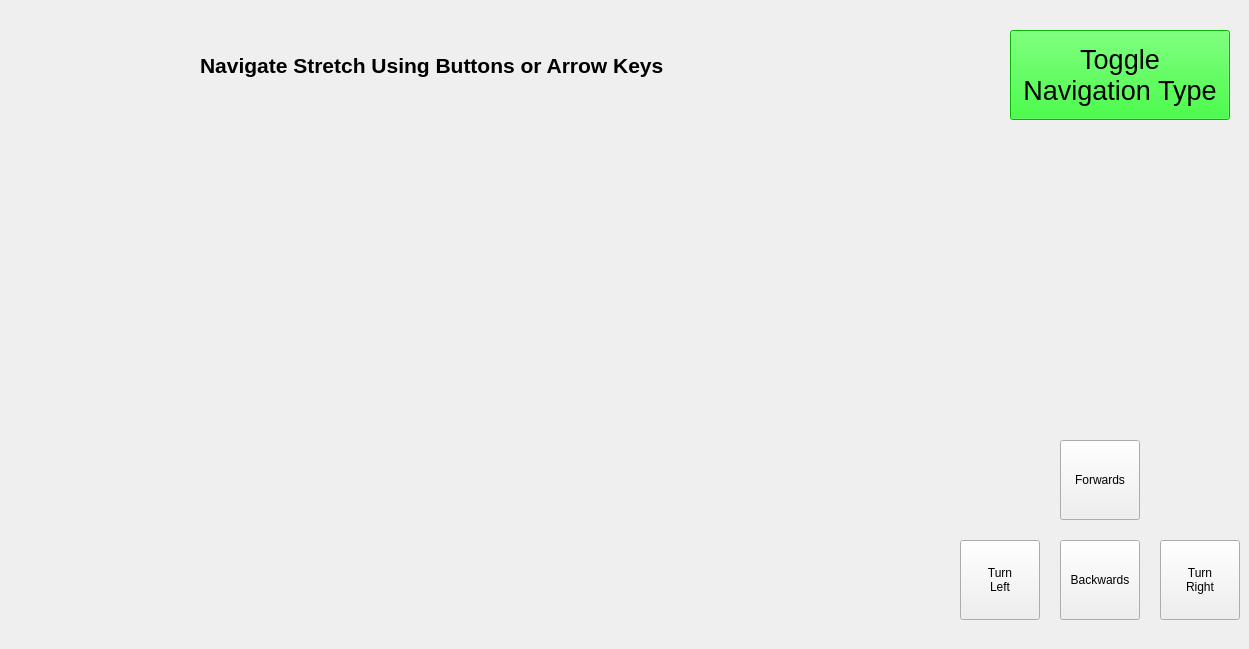
    <widget class="QWidget" name="page_6">
     <widget class="SceneViewer" name="DisplayCamera_2">
      <property name="enabled">
       <bool>true</bool>
      </property>
      <property name="geometry">
       <rect>
        <x>10</x>
        <y>100</y>
        <width>960</width>
        <height>540</height>
       </rect>
      </property>
      <property name="frameShape">
       <enum>QFrame::NoFrame</enum>
      </property>
      <property name="text">
       <string/>
      </property>
      <property name="pixmap">
       <pixmap>../../stretch_uml/src/stretch_uml/loading_icon.png</pixmap>
      </property>
      <property name="scaledContents">
       <bool>true</bool>
      </property>
     </widget>
     <widget class="QPushButton" name="ButtonTurnRight">
      <property name="geometry">
       <rect>
        <x>1160</x>
        <y>540</y>
        <width>80</width>
        <height>80</height>
       </rect>
      </property>
      <property name="text">
       <string>Turn
Right</string>
      </property>
     </widget>
     <widget class="QLabel" name="InstructionLabelPage6">
      <property name="geometry">
       <rect>
        <x>200</x>
        <y>40</y>
        <width>550</width>
        <height>50</height>
       </rect>
      </property>
      <property name="palette">
       <palette>
        <active>
         <colorrole role="Button">
          <brush brushstyle="SolidPattern">
           <color alpha="255">
            <red>255</red>
            <green>255</green>
            <blue>255</blue>
           </color>
          </brush>
         </colorrole>
         <colorrole role="Midlight">
          <brush brushstyle="SolidPattern">
           <color alpha="255">
            <red>255</red>
            <green>255</green>
            <blue>255</blue>
           </color>
          </brush>
         </colorrole>
         <colorrole role="Dark">
          <brush brushstyle="SolidPattern">
           <color alpha="255">
            <red>127</red>
            <green>127</green>
            <blue>127</blue>
           </color>
          </brush>
         </colorrole>
         <colorrole role="Mid">
          <brush brushstyle="SolidPattern">
           <color alpha="255">
            <red>170</red>
            <green>170</green>
            <blue>170</blue>
           </color>
          </brush>
         </colorrole>
         <colorrole role="Window">
          <brush brushstyle="SolidPattern">
           <color alpha="255">
            <red>255</red>
            <green>255</green>
            <blue>255</blue>
           </color>
          </brush>
         </colorrole>
         <colorrole role="Shadow">
          <brush brushstyle="SolidPattern">
           <color alpha="255">
            <red>0</red>
            <green>0</green>
            <blue>0</blue>
           </color>
          </brush>
         </colorrole>
         <colorrole role="AlternateBase">
          <brush brushstyle="SolidPattern">
           <color alpha="255">
            <red>255</red>
            <green>255</green>
            <blue>255</blue>
           </color>
          </brush>
         </colorrole>
        </active>
        <inactive>
         <colorrole role="Button">
          <brush brushstyle="SolidPattern">
           <color alpha="255">
            <red>255</red>
            <green>255</green>
            <blue>255</blue>
           </color>
          </brush>
         </colorrole>
         <colorrole role="Midlight">
          <brush brushstyle="SolidPattern">
           <color alpha="255">
            <red>255</red>
            <green>255</green>
            <blue>255</blue>
           </color>
          </brush>
         </colorrole>
         <colorrole role="Dark">
          <brush brushstyle="SolidPattern">
           <color alpha="255">
            <red>127</red>
            <green>127</green>
            <blue>127</blue>
           </color>
          </brush>
         </colorrole>
         <colorrole role="Mid">
          <brush brushstyle="SolidPattern">
           <color alpha="255">
            <red>170</red>
            <green>170</green>
            <blue>170</blue>
           </color>
          </brush>
         </colorrole>
         <colorrole role="Window">
          <brush brushstyle="SolidPattern">
           <color alpha="255">
            <red>255</red>
            <green>255</green>
            <blue>255</blue>
           </color>
          </brush>
         </colorrole>
         <colorrole role="Shadow">
          <brush brushstyle="SolidPattern">
           <color alpha="255">
            <red>0</red>
            <green>0</green>
            <blue>0</blue>
           </color>
          </brush>
         </colorrole>
         <colorrole role="AlternateBase">
          <brush brushstyle="SolidPattern">
           <color alpha="255">
            <red>255</red>
            <green>255</green>
            <blue>255</blue>
           </color>
          </brush>
         </colorrole>
        </inactive>
        <disabled>
         <colorrole role="Button">
          <brush brushstyle="SolidPattern">
           <color alpha="255">
            <red>255</red>
            <green>255</green>
            <blue>255</blue>
           </color>
          </brush>
         </colorrole>
         <colorrole role="Midlight">
          <brush brushstyle="SolidPattern">
           <color alpha="255">
            <red>255</red>
            <green>255</green>
            <blue>255</blue>
           </color>
          </brush>
         </colorrole>
         <colorrole role="Dark">
          <brush brushstyle="SolidPattern">
           <color alpha="255">
            <red>127</red>
            <green>127</green>
            <blue>127</blue>
           </color>
          </brush>
         </colorrole>
         <colorrole role="Mid">
          <brush brushstyle="SolidPattern">
           <color alpha="255">
            <red>170</red>
            <green>170</green>
            <blue>170</blue>
           </color>
          </brush>
         </colorrole>
         <colorrole role="Window">
          <brush brushstyle="SolidPattern">
           <color alpha="255">
            <red>255</red>
            <green>255</green>
            <blue>255</blue>
           </color>
          </brush>
         </colorrole>
         <colorrole role="Shadow">
          <brush brushstyle="SolidPattern">
           <color alpha="255">
            <red>0</red>
            <green>0</green>
            <blue>0</blue>
           </color>
          </brush>
         </colorrole>
         <colorrole role="AlternateBase">
          <brush brushstyle="SolidPattern">
           <color alpha="255">
            <red>255</red>
            <green>255</green>
            <blue>255</blue>
           </color>
          </brush>
         </colorrole>
        </disabled>
       </palette>
      </property>
      <property name="font">
       <font>
        <pointsize>16</pointsize>
        <bold>true</bold>
       </font>
      </property>
      <property name="frameShape">
       <enum>QFrame::NoFrame</enum>
      </property>
      <property name="text">
       <string>Navigate Stretch Using Buttons or Arrow Keys</string>
      </property>
      <property name="scaledContents">
       <bool>false</bool>
      </property>
     </widget>
     <widget class="QPushButton" name="ButtonBackwards">
      <property name="geometry">
       <rect>
        <x>1060</x>
        <y>540</y>
        <width>80</width>
        <height>80</height>
       </rect>
      </property>
      <property name="text">
       <string>Backwards</string>
      </property>
     </widget>
     <widget class="QPushButton" name="ButtonTurnLeft">
      <property name="geometry">
       <rect>
        <x>960</x>
        <y>540</y>
        <width>80</width>
        <height>80</height>
       </rect>
      </property>
      <property name="text">
       <string>Turn
Left</string>
      </property>
     </widget>
     <widget class="QPushButton" name="ButtonForward">
      <property name="geometry">
       <rect>
        <x>1060</x>
        <y>440</y>
        <width>80</width>
        <height>80</height>
       </rect>
      </property>
      <property name="text">
       <string>Forwards</string>
      </property>
     </widget>
     <widget class="QPushButton" name="ButtonToggleNavType_2">
      <property name="geometry">
       <rect>
        <x>1010</x>
        <y>30</y>
        <width>220</width>
        <height>90</height>
       </rect>
      </property>
      <property name="palette">
       <palette>
        <active>
         <colorrole role="Button">
          <brush brushstyle="SolidPattern">
           <color alpha="255">
            <red>0</red>
            <green>255</green>
            <blue>0</blue>
           </color>
          </brush>
         </colorrole>
         <colorrole role="Light">
          <brush brushstyle="SolidPattern">
           <color alpha="255">
            <red>127</red>
            <green>255</green>
            <blue>127</blue>
           </color>
          </brush>
         </colorrole>
         <colorrole role="Midlight">
          <brush brushstyle="SolidPattern">
           <color alpha="255">
            <red>63</red>
            <green>255</green>
            <blue>63</blue>
           </color>
          </brush>
         </colorrole>
         <colorrole role="Dark">
          <brush brushstyle="SolidPattern">
           <color alpha="255">
            <red>0</red>
            <green>127</green>
            <blue>0</blue>
           </color>
          </brush>
         </colorrole>
         <colorrole role="Mid">
          <brush brushstyle="SolidPattern">
           <color alpha="255">
            <red>0</red>
            <green>170</green>
            <blue>0</blue>
           </color>
          </brush>
         </colorrole>
         <colorrole role="Window">
          <brush brushstyle="SolidPattern">
           <color alpha="255">
            <red>0</red>
            <green>255</green>
            <blue>0</blue>
           </color>
          </brush>
         </colorrole>
         <colorrole role="Shadow">
          <brush brushstyle="SolidPattern">
           <color alpha="255">
            <red>0</red>
            <green>0</green>
            <blue>0</blue>
           </color>
          </brush>
         </colorrole>
         <colorrole role="AlternateBase">
          <brush brushstyle="SolidPattern">
           <color alpha="255">
            <red>127</red>
            <green>255</green>
            <blue>127</blue>
           </color>
          </brush>
         </colorrole>
        </active>
        <inactive>
         <colorrole role="Button">
          <brush brushstyle="SolidPattern">
           <color alpha="255">
            <red>0</red>
            <green>255</green>
            <blue>0</blue>
           </color>
          </brush>
         </colorrole>
         <colorrole role="Light">
          <brush brushstyle="SolidPattern">
           <color alpha="255">
            <red>127</red>
            <green>255</green>
            <blue>127</blue>
           </color>
          </brush>
         </colorrole>
         <colorrole role="Midlight">
          <brush brushstyle="SolidPattern">
           <color alpha="255">
            <red>63</red>
            <green>255</green>
            <blue>63</blue>
           </color>
          </brush>
         </colorrole>
         <colorrole role="Dark">
          <brush brushstyle="SolidPattern">
           <color alpha="255">
            <red>0</red>
            <green>127</green>
            <blue>0</blue>
           </color>
          </brush>
         </colorrole>
         <colorrole role="Mid">
          <brush brushstyle="SolidPattern">
           <color alpha="255">
            <red>0</red>
            <green>170</green>
            <blue>0</blue>
           </color>
          </brush>
         </colorrole>
         <colorrole role="Window">
          <brush brushstyle="SolidPattern">
           <color alpha="255">
            <red>0</red>
            <green>255</green>
            <blue>0</blue>
           </color>
          </brush>
         </colorrole>
         <colorrole role="Shadow">
          <brush brushstyle="SolidPattern">
           <color alpha="255">
            <red>0</red>
            <green>0</green>
            <blue>0</blue>
           </color>
          </brush>
         </colorrole>
         <colorrole role="AlternateBase">
          <brush brushstyle="SolidPattern">
           <color alpha="255">
            <red>127</red>
            <green>255</green>
            <blue>127</blue>
           </color>
          </brush>
         </colorrole>
        </inactive>
        <disabled>
         <colorrole role="Button">
          <brush brushstyle="SolidPattern">
           <color alpha="255">
            <red>0</red>
            <green>255</green>
            <blue>0</blue>
           </color>
          </brush>
         </colorrole>
         <colorrole role="Light">
          <brush brushstyle="SolidPattern">
           <color alpha="255">
            <red>127</red>
            <green>255</green>
            <blue>127</blue>
           </color>
          </brush>
         </colorrole>
         <colorrole role="Midlight">
          <brush brushstyle="SolidPattern">
           <color alpha="255">
            <red>63</red>
            <green>255</green>
            <blue>63</blue>
           </color>
          </brush>
         </colorrole>
         <colorrole role="Dark">
          <brush brushstyle="SolidPattern">
           <color alpha="255">
            <red>0</red>
            <green>127</green>
            <blue>0</blue>
           </color>
          </brush>
         </colorrole>
         <colorrole role="Mid">
          <brush brushstyle="SolidPattern">
           <color alpha="255">
            <red>0</red>
            <green>170</green>
            <blue>0</blue>
           </color>
          </brush>
         </colorrole>
         <colorrole role="Window">
          <brush brushstyle="SolidPattern">
           <color alpha="255">
            <red>0</red>
            <green>255</green>
            <blue>0</blue>
           </color>
          </brush>
         </colorrole>
         <colorrole role="Shadow">
          <brush brushstyle="SolidPattern">
           <color alpha="255">
            <red>0</red>
            <green>0</green>
            <blue>0</blue>
           </color>
          </brush>
         </colorrole>
         <colorrole role="AlternateBase">
          <brush brushstyle="SolidPattern">
           <color alpha="255">
            <red>0</red>
            <green>255</green>
            <blue>0</blue>
           </color>
          </brush>
         </colorrole>
        </disabled>
       </palette>
      </property>
      <property name="font">
       <font>
        <pointsize>20</pointsize>
        <bold>false</bold>
       </font>
      </property>
      <property name="text">
       <string>Toggle
Navigation Type</string>
      </property>
     </widget>
    </widget>
